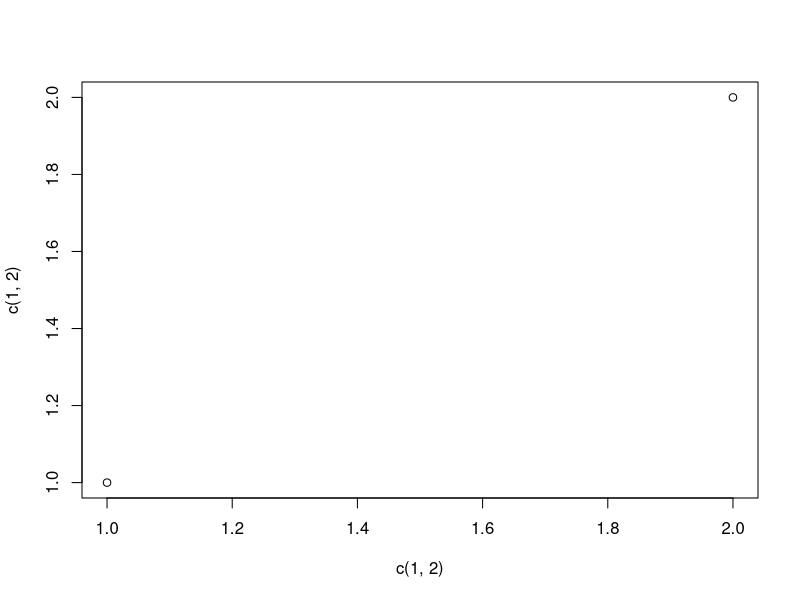
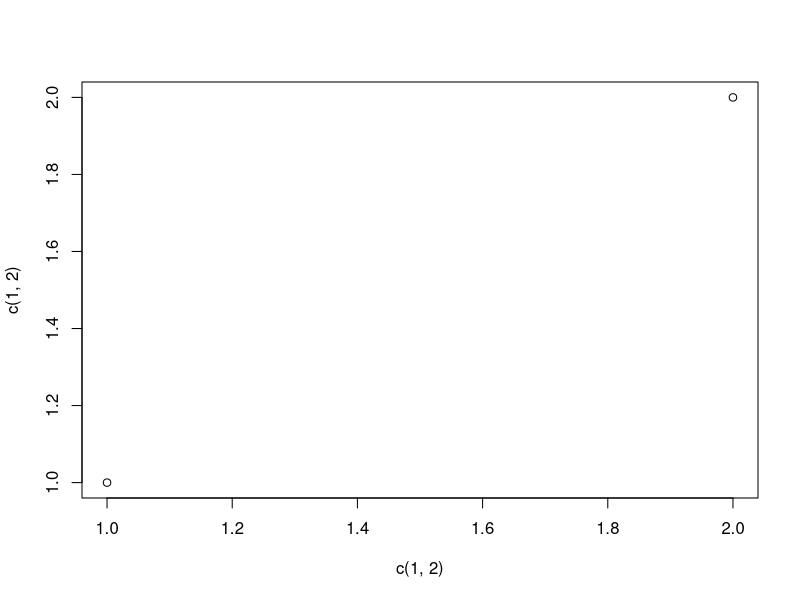

These charts were generated, in order, by the following R code:
## ---- chunk 1

library(survival)
library(knitr)
library(kableExtra)
library(dplyr)


pbc <- survival::pbc
pbcseq <- survival::pbcseq
## ---- chunk 2
#| echo: false
library(knitr)
library(tibble)

latex_reference <- tribble(
  ~Category, ~Syntax, ~Result,
  "Fractions", "`\\frac{a}{b}`", "$\\frac{a}{b}$",
  "Greek", "`\\alpha \\Omega`", "$\\alpha \\quad \\Omega$",
  "Square root", "`\\sqrt{x}`", "$\\sqrt{x}$",
  "Sum", "`\\sum_{i=1}^n`", "$\\sum_{i=1}^n$",
  "Product", "`\\prod_{i=1}^n`", "$\\prod_{i=1}^n$",
  "Integral", "`\\int_a^b`", "$\\int_a^b$",
  "Limit", "`\\lim_{x \\to \\infty}`", "$\\lim_{x \\to \\infty}$",
  "Bold", "`\\mathbf{x}`", "$\\mathbf{x}$",
  "Less or equal", "`x \\leq y`", "$x \\leq y$",
  "Greater or equal", "`x \\geq y`", "$x \\geq y$",
  "Element of", "`x \\in A`", "$x \\in A$",
  "Plus/minus", "`\\pm`", "$\\pm$",
  "Times", "`\\times`", "$\\times$",
  "Multiply dot", "`\\cdot`", "$\\cdot$"
)

half <- ceiling(nrow(latex_reference) / 2)
left <- latex_reference[1:half, ]
right <- latex_reference[(half + 1):nrow(latex_reference), ]
latex_reference_wide <- cbind(left, right)
names(latex_reference_wide) <- c("Category", "Syntax", "Result", "Category ", "Syntax ", "Result ")

# Print both tables
kable(
latex_reference_wide,
escape = FALSE
) 

## ---- chunk 3
1+1
## ---- chunk 4
plot(x=c(1, 2),
     y=c(1, 2))
## ---- chunk 5
jpeg("example.jpg", height=300, quality= 99)
plot(x=c(1, 2),
     y=c(1, 2))
dev.off()     
## ---- chunk 6
knitr::kable(data.frame(a=c(1,2),
  b=c(3,4))) |> 
  kable_styling(full_width = TRUE, htmltable_class = "spwtable")
